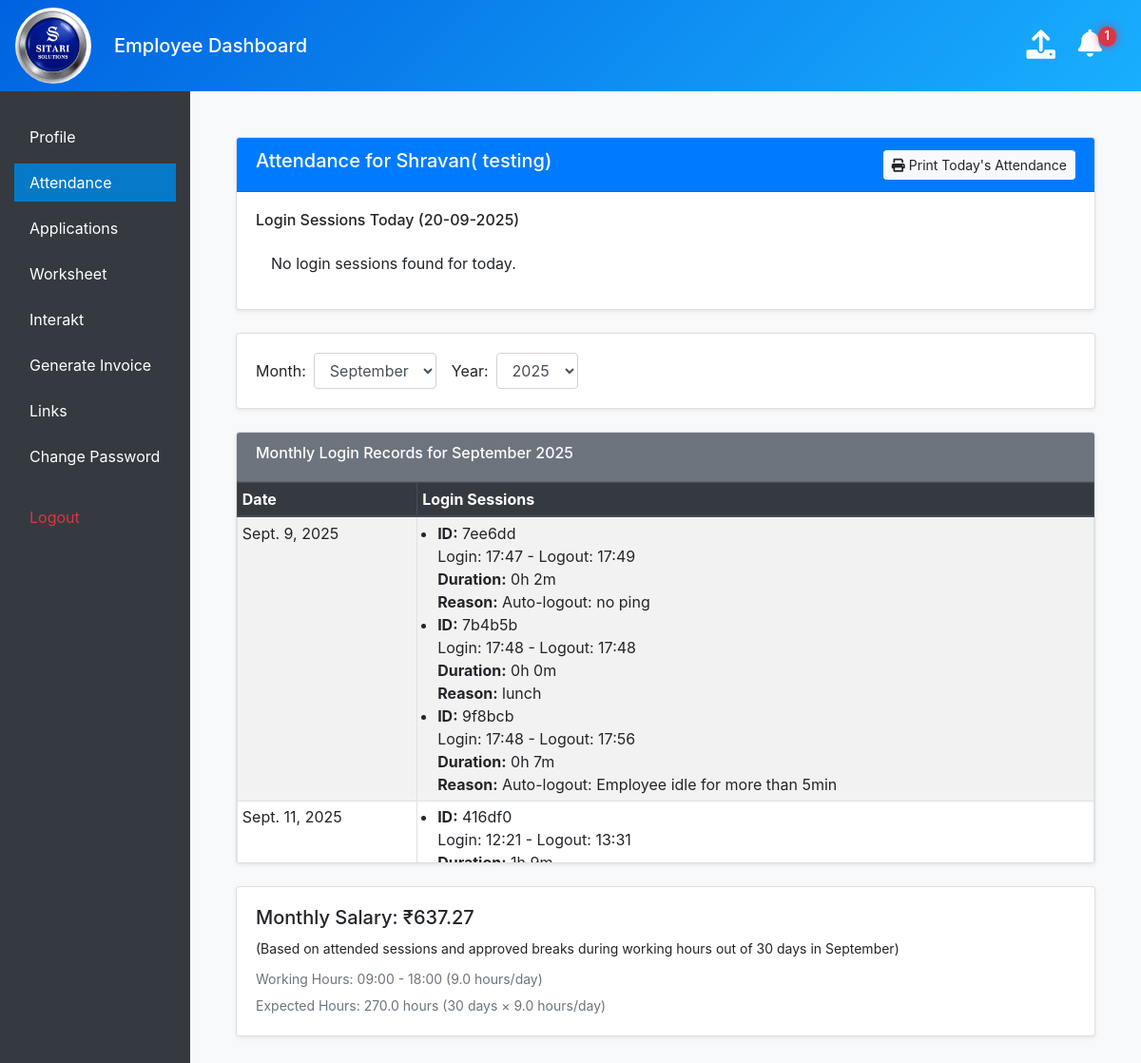
/employee/attendance/ (signed in), run on the app's committed database.
### management/models.py (models this page shows, shortened)
class Employee(models.Model):
    employee_id = models.AutoField(primary_key=True)
    name = models.CharField(max_length=150)
    mobile_number = models.CharField(max_length=15, unique=True)
    salary = models.DecimalField(max_digits=10, decimal_places=2)
    pf = models.DecimalField("Provident Fund (PF)", max_digits=10, decimal_places=2, null=True, blank=True)
    esi = models.DecimalField("Employee State Insurance (ESI)", max_digits=10, decimal_places=2, null=True, blank=True)
    joining_date = models.DateField()
    department = models.ForeignKey('Department', null=True, blank=True, on_delete=models.SET_NULL, related_name='employees')
    working_start_time = models.TimeField(null=True, blank=True)  # e.g., 09:00
    working_end_time = models.TimeField(null=True, blank=True)    # e.g., 18:00
    password = models.CharField(max_length=128, default="123")

class AttendanceSession(models.Model):
    uuid = models.UUIDField(default=uuid.uuid4, editable=False, unique=True)
    employee = models.ForeignKey(Employee, on_delete=models.CASCADE, related_name='attendance_sessions')
    login_time = models.DateTimeField()
    logout_time = models.DateTimeField(null=True, blank=True)
    logout_reason = models.CharField(max_length=250, blank=True)
    session_closed = models.BooleanField(default=False)
    last_ping = models.DateTimeField(null=True, blank=True)
    class Meta:
        verbose_name_plural = 'Attendance Sessions'
        ordering = ['-login_time']
    def duration(self):
        end_time = self.logout_time or timezone.now()
        return end_time - self.login_time

### management/views.py (the view, shortened to what this page needs)
# urls.py: path('employee/attendance/', views.attendance_view, name='attendance'),
def attendance_view(request):
    employee_id = request.session.get('employee_id')
    if not employee_id:
        return redirect('login')
    try:
        employee = Employee.objects.get(employee_id=employee_id)
    except Employee.DoesNotExist:
        request.session.flush()
        return redirect('login')
    today = timezone.localtime(timezone.now())
    month = int(request.GET.get('month', today.month))
    year = int(request.GET.get('year', today.year))
    days_in_month = monthrange(year, month)[1]
    if employee.working_start_time and employee.working_end_time:
        start_dt = datetime.combine(datetime.today().date(), employee.working_start_time)
        end_dt = datetime.combine(datetime.today().date(), employee.working_end_time)
        if end_dt < start_dt:
            end_dt += timedelta(days=1)
        daily_working_seconds = (end_dt - start_dt).total_seconds()
        daily_working_hours = daily_working_seconds / 3600
    else:
        daily_working_seconds = 8 * 3600
        daily_working_hours = 8.0
    qs = AttendanceSession.objects.filter(
        employee=employee,
        login_time__year=year,
        login_time__month=month
    ).order_by('login_time')
    if employee.working_start_time and employee.working_end_time:
        qs = qs.filter(
            login_time__time__gte=employee.working_start_time,
            login_time__time__lte=employee.working_end_time
        )
    sessions_by_date = defaultdict(list)
    for session in qs:
        login_local = timezone.localtime(session.login_time)
        logout_local = timezone.localtime(session.logout_time) if session.logout_time else None
        duration = session.duration()
        total_seconds = duration.total_seconds() if duration else 0
        hours = int(total_seconds // 3600)
        minutes = int((total_seconds % 3600) // 60)
        duration_str = f"{hours}h {minutes}m"
        sessions_by_date[login_local.date()].append({
            'id': session.uuid.hex[:6],
            'login_time': login_local,
            'logout_time': logout_local,
            'duration_str': duration_str,
            'logout_reason': session.logout_reason,
        })
    break_sessions_qs = BreakSession.objects.filter(
        employee=employee,
        start_time__year=year,
        start_time__month=month
    ).order_by('start_time')
    if employee.working_start_time and employee.working_end_time:
        break_sessions_qs = break_sessions_qs.filter(
            start_time__time__gte=employee.working_start_time,
            start_time__time__lte=employee.working_end_time
        )
    break_list = []
    for bs in break_sessions_qs:
        if bs.end_time:
            td = bs.end_time - bs.start_time
            total_seconds = int(td.total_seconds())
            h = total_seconds // 3600
            m = (total_seconds % 3600) // 60
            duration_str = f"{h}h {m}m"
        else:
            duration_str = "Ongoing"
        break_list.append({
            'id': bs.uuid.hex[:6],
            'start_time': bs.start_time,
            'end_time': bs.end_time,
            'logout_reason': bs.logout_reason,
            'approved': bs.approved,
            'duration_str': duration_str,
        })
    attended_seconds = sum([s.duration().total_seconds() for s in qs])
    approved_break_seconds = sum([
        (bs.end_time - bs.start_time).total_seconds()
        for bs in break_sessions_qs.filter(approved=True, end_time__isnull=False)
    ])
    total_work_seconds = attended_seconds + approved_break_seconds
    expected_seconds = days_in_month * daily_working_seconds
    salary = float(employee.salary) * (total_work_seconds / expected_seconds) if expected_seconds else 0
    months = [{'value': i, 'display': month_name[i]} for i in range(1, 13)]
    current_year = today.year
    years = [current_year - i for i in range(5)][::-1]
    selected_month_name = month_name[month]
    todays_sessions_qs = AttendanceSession.objects.filter(
        employee=employee,
        login_time__date=today.date()
    ).order_by('login_time')
    if employee.working_start_time and employee.working_end_time:
        todays_sessions_qs = todays_sessions_qs.filter(
            login_time__time__gte=employee.working_start_time,
            login_time__time__lte=employee.working_end_time
        )
    todays_sessions = []
    context = {
        'employee': employee,
        'sessions_by_date': dict(sessions_by_date),
        'break_sessions': break_list,
        'months': months,
        'years': years,
        'selected_month': month,
        'selected_year': year,
        'selected_month_name': selected_month_name,
        'today': today,
        'todays_sessions': todays_sessions,
        'calculated_salary': salary,
        'days_in_month': days_in_month,
        'daily_working_hours': daily_working_hours,  # Now properly calculated
        'expected_hours': days_in_month * daily_working_hours,  # Uses employee's actual hours
    }
    return render(request, 'attendance.html', context)

### management/context_processors.py (called while the page is built)
def notifications_context(request):
    if request.session.get('employee_id'):
        employee_id = request.session.get('employee_id')
        count = UserNotificationStatus.objects.filter(employee_id=employee_id, is_read=False).count()
        return {'unread_notification_count': count}
    return {'unread_notification_count': 0}

### management/ip_restriction.py (called while the page is built)
def get_client_ip(request):
    x_forwarded_for = request.META.get('HTTP_X_FORWARDED_FOR')
    if x_forwarded_for:
        ip = x_forwarded_for.split(',')[0].strip()
    else:
        ip = request.META.get('REMOTE_ADDR')
    return ip

    def __call__(self, request):
        ip = get_client_ip(request)
        if not self.is_ip_allowed(ip):
            logger.warning(f"Access denied for IP: {ip}")
            return HttpResponseForbidden("Access denied.")
        response = self.get_response(request)
        return response

    def is_ip_allowed(self, ip):
        cache_key = f"allowed_ips_check_{ip}"
        cached_result = cache.get(cache_key)
        if cached_result is not None:
            return cached_result
        from management.models import AllowedIP
        allowed_ips = AllowedIP.objects.filter(is_active=True).values_list(
            'ip_address', 'subnet_prefix'
        )
        is_allowed = False
        for allowed_ip, subnet_prefix in allowed_ips:
            if ip == allowed_ip:
                is_allowed = True
                break
            if subnet_prefix and ip.startswith(subnet_prefix):
                is_allowed = True
                break
        cache.set(cache_key, is_allowed, 300)
        return is_allowed

### management/templates/attendance.html (shortened to what this page needs)
{% extends "masteremployee.html" %}
{% load static %}
{% block content %}
<main class="container ml-sm-auto col-lg-12 px-4 py-4">
<div class="card mb-4 shadow-sm" id="attendance-section">
    <div class="card-header d-flex justify-content-between align-items-center bg-primary text-white">
        <h5>Attendance for {{ employee.name }}</h5>
        <button class="btn btn-light btn-sm" onclick="printAttendance()">
            <i class="fas fa-print"></i> Print Today's Attendance
        </button>
    </div>
    <div class="card-body" >
        <h6>Login Sessions Today ({{ today|date:"d-m-Y" }})</h6>
        {% if todays_sessions %}
        <table class="table table-sm table-bordered mb-0">
            <thead class="thead-light">
                <tr>
                    <th>ID</th>
                    <th>Login Time</th>
                    <th>Logout Time</th>
                    <th>Duration</th>
                    <th>Reason</th>
                </tr>
            </thead>
            <tbody>
                {% for session in todays_sessions %}
                <tr>
                    <td>{{ session.id }}</td>
                    <td>{{ session.login_time|time:"H:i" }}</td>
                    <td>
                        {% if session.logout_time %}
                            {{ session.logout_time|time:"H:i" }}
                        {% else %}
                            <span class="text-warning">Active</span>
                        {% endif %}
                    </td>
                    <td>{{ session.duration_str }}</td>
                    <td>{{ session.logout_reason }}</td>
                </tr>
                {% endfor %}
            </tbody>
        </table>
        {% else %}
        <p class="p-3 mb-0">No login sessions found for today.</p>
        {% endif %}
    </div>
</div>
  <div class="card mb-4 shadow-sm">
    <div class="card-body">
      <form method="get" class="form-inline">
        <label class="mr-2" for="month">Month:</label>
        <select class="form-control mr-3" id="month" name="month" onchange="this.form.submit()">
          {% for m in months %}
            <option value="{{ m.value }}" {% if m.value == selected_month %}selected{% endif %}>{{ m.display }}</option>
          {% endfor %}
        </select>
        <label class="mr-2" for="year">Year:</label>
        <select class="form-control" id="year" name="year" onchange="this.form.submit()">
          {% for y in years %}
            <option value="{{ y }}" {% if y == selected_year %}selected{% endif %}>{{ y }}</option>
          {% endfor %}
        </select>
      </form>
    </div>
  </div>
  <div class="card mb-4 shadow-sm">
    <div class="card-header bg-secondary text-white">
      <h6>Monthly Login Records for {{ selected_month_name }} {{ selected_year }}</h6>
    </div>
    <div class="card-body p-0" style="max-height: 400px; overflow-y: auto;">
      {% if sessions_by_date %}
      <table class="table table-sm table-bordered table-striped mb-0">
        <thead class="thead-dark">
          <tr>
            <th>Date</th>
            <th>Login Sessions</th>
          </tr>
        </thead>
        <tbody>
          {% for date, sessions in sessions_by_date.items %}
          <tr>
            <td>{{ date }}</td>
            <td>
              <ul class="mb-0 pl-3">
                {% for session in sessions %}
                  <li>
                    <b>ID:</b> {{ session.id }}<br>
                    Login: {{ session.login_time|time:"H:i" }} -
                    Logout: {% if session.logout_time %}{{ session.logout_time|time:"H:i" }}{% else %}<span class="text-warning">Active</span>{% endif %}
                    <br>
                    <b>Duration:</b> {{ session.duration_str }}<br>
                    <b>Reason:</b> {{ session.logout_reason }}
                  </li>
                {% endfor %}
              </ul>
            </td>
          </tr>
          {% endfor %}
        </tbody>
      </table>
      {% else %}
      <p class="p-3 mb-0">No attendance records found for this period.</p>
      {% endif %}
    </div>
  </div>
<div class="card shadow-sm mb-4">
  <div class="card-body">
    <h5>Monthly Salary: ₹{{ calculated_salary|floatformat:2 }}</h5>
    <small>(Based on attended sessions and approved breaks during working hours out of {{ days_in_month }} days in {{ selected_month_name }})</small>
<div class="mt-2">
  <small class="text-muted">
    Working Hours: {{ employee.working_start_time|time:"H:i" }} - {{ employee.working_end_time|time:"H:i" }}
    ({{ daily_working_hours|floatformat:1 }} hours/day)
  </small>
</div>
<div class="mt-1">
  <small class="text-muted">
    Expected Hours: {{ expected_hours|floatformat:1 }} hours ({{ days_in_month }} days × {{ daily_working_hours|floatformat:1 }} hours/day)
  </small>
</div>
  </div>
</div>
</main>
{% endblock %}

### management/templates/masteremployee.html (style rules this page uses)
body { background-color: #f8f9fa; overflow: hidden; }

### data on the page
Employee: name "Shravan( testing)", working_start_time "09:00", working_end_time "18:00"
AttendanceSession: logout_reason "Auto-logout: no ping"
AttendanceSession: logout_reason "lunch"
AttendanceSession: logout_reason "Auto-logout: Employee idle for more than 5min"

### other printed values
{{ unread_notification_count }} "1"
{{ today|date:"d-m-Y" }} "20-09-2025"
{{ selected_month_name }} "September"
{{ selected_year }} "2025"
{{ date }} "Sept. 9, 2025" "Sept. 11, 2025"
{{ session.id }} "7ee6dd" "7b4b5b" "9f8bcb" "416df0"
{{ session.login_time|time:"H:i" }} "17:47" "17:48" "17:48" "12:21"
{{ session.logout_time|time:"H:i" }} "17:49" "17:48" "17:56" "13:31"
{{ session.duration_str }} "0h 2m" "0h 0m" "0h 7m"
{{ calculated_salary|floatformat:2 }} "637.27"
{{ days_in_month }} "30"
{{ daily_working_hours|floatformat:1 }} "9.0"
{{ expected_hours|floatformat:1 }} "270.0"
form field month "September"
form field year "2025"
